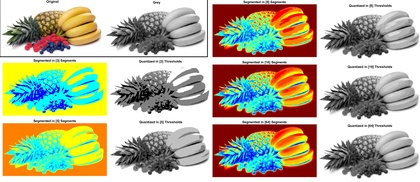
%> input picture Neural Gas Network (NGN) Image Segmentation.jpg, 420 x 182 px, shrunk from 2954 x 1278 before the run
$ octave --eval "result = faenhance(imread('Neural Gas Network (NGN) Image Segmentation.jpg'));"   (GNU Octave 9; MATLAB toolbox functions it lacks are replaced by stand-ins)
%> lines starting %> are read from the running program, lines starting %| are printed output that depends on the picture
### ClusterCost.m
function [z, out] = ClusterCost(m, X)
% Calculate Distance Matrix
d = pdist2(X, m);
% Assign Clusters and Find Closest Distances
[dmin, ind] = min(d, [], 2);
% Sum of Within-Cluster Distance
WCD = sum(dmin);
z=WCD;
out.d=d;
out.dmin=dmin;
out.ind=ind;
out.WCD=WCD;
end

### faenhance.m
%% Firefly Algorithm (FA) Image Contrast Enhancment by Clustering
function t=faenhance(X)
% clear;
% clc;
% close all;
% warning('off');
% Loading
img=X;
%> img is the input picture: size 182x420x3 uint8; mean R, G, B 177.1, 174.7, 150.1
img=im2double(img);
%> img: size 182x420x3 double
gray=rgb2gray(img);
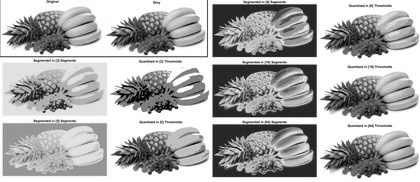
%> gray: size 182x420 double; min 0, max 1, mean 0.677
% Reshaping image to vector
X=gray(:);

%% Starting FA Clustering
k = 6;
CostFunction=@(m) ClusterCost(m, X);     % Cost Function
VarSize=[k size(X,2)];           % Decision Variables Matrix Size
%> VarSize = [6 1]
nVar=prod(VarSize);              % Number of Decision Variables
%> nVar = 6
VarMin= repmat(min(X),k,1);      % Lower Bound of Variables
%> VarMin = [0; 0; 0; 0; 0; 0]
VarMax= repmat(max(X),k,1);      % Upper Bound of Variables
%> VarMax = [1; 1; 1; 1; 1; 1]

% Firefly Algorithm Parameters
MaxIt = 5;         % Maximum Number of Iterations
nPop = 2;            % Number of Fireflies (Swarm Size)
gamma = 1;            % Light Absorption Coefficient
beta0 = 2;            % Attraction Coefficient Base Value
alpha = 0.2;          % Mutation Coefficient
alpha_damp = 0.98;    % Mutation Coefficient Damping Ratio
delta = 0.05*(VarMax-VarMin);     % Uniform Mutation Range
%> delta = [0.05; 0.05; 0.05; 0.05; 0.05; 0.05]
m = 2;
if isscalar(VarMin) && isscalar(VarMax)
dmax = (VarMax-VarMin)*sqrt(nVar);
else
dmax = norm(VarMax-VarMin);
%> dmax = 2.45
end

% Start
% Empty Firefly Structure
firefly.Position = [];
firefly.Cost = [];
firefly.Out = [];
% Initialize Population Array
pop = repmat(firefly, nPop, 1);
% Initialize Best Solution Ever Found
BestSol.Cost = inf;
% Create Initial Fireflies
for i = 1:nPop
pop(i).Position = unifrnd(VarMin, VarMax, VarSize);
[pop(i).Cost, pop(i).Out] = CostFunction(pop(i).Position);
if pop(i).Cost <= BestSol.Cost
BestSol = pop(i);
end
end
%> after the loop, pop = 2 items; Cost: 6483.6, 5195.8
% Array to Hold Best Cost Values
BestCost = zeros(MaxIt, 1);

%% Firefly Algorithm Main Loop
for it = 1:MaxIt
newpop = repmat(firefly, nPop, 1);
for i = 1:nPop
newpop(i).Cost = inf;
for j = 1:nPop
if pop(j).Cost < pop(i).Cost
rij = norm(pop(i).Position-pop(j).Position)/dmax;
beta = beta0.*exp(-gamma.*rij^m);
e = delta.*unifrnd(-1, +1, VarSize);
%e = delta*randn(VarSize);
newsol.Position = pop(i).Position ...
+ beta.*rand(VarSize).*(pop(j).Position-pop(i).Position) ...
+ alpha.*e;
newsol.Position = max(newsol.Position, VarMin);
newsol.Position = min(newsol.Position, VarMax);
[newsol.Cost newsol.Out] = CostFunction(newsol.Position);
if newsol.Cost <= newpop(i).Cost
newpop(i) = newsol;
if newpop(i).Cost <= BestSol.Cost
BestSol = newpop(i);
end
end
end
end
end
% Merge
pop = [pop
newpop];
% Sort
[~, SortOrder] = sort([pop.Cost]);
pop = pop(SortOrder);
% Truncate
pop = pop(1:nPop);
% Store Best Cost Ever Found
BestCost(it) = BestSol.Cost;
% disp(['Iteration ' num2str(it) ': Best Cost = ' num2str(BestCost(it))]);
% Damp Mutation Coefficient
alpha = alpha*alpha_damp;
end
%> this loop made 5 passes
%> SortOrder on passes 1 to 5: [3 2 1 4], [1 4 2 3], [1 4 2 3], [1 4 2 3], [4 1 2 3]
%> after the loop, BestCost = [4041.7; 4041.7; 4041.7; 4041.7; 4038.1]; BestSol = {Position [0.756 0.0104 0.462 0.694 0.999 0.537], Cost 4038.1}; alpha = 0.181; beta = 2; e = [0.0314; 0.00403; 0.0464; 0.0103; 0.00876; -0.0055]; newpop = 2 items; Cost: Inf, 4038.1; newsol has the same summary as BestSol; newsol.Cost = 4038.1; newsol.Out = {WCD 4038.1}; newsol.Position = [0.756; 0.0104; 0.462; 0.694; 0.999; 0.537]; pop = 2 items; Cost: 4038.1, 4041.7; rij = 0.00835
%% Itr
% [11 lines of commented-out code are left out]
Thresh=sort(BestSol.Position);
%> Thresh = [0.0104; 0.462; 0.537; 0.694; 0.756; 0.999]
Adj = imadjust(img,[Thresh(1) Thresh(2) Thresh(3); Thresh(4) Thresh(5) Thresh(6)]);
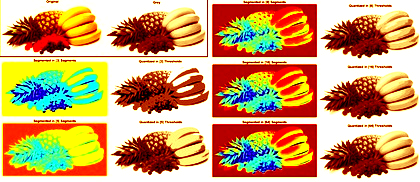
%> Adj: size 182x420x3 double; mean R, G, B 0.796, 0.628, 0.43
% [4 lines of commented-out code are left out]
t=Adj;
end

$ run again, on Veg.jpg
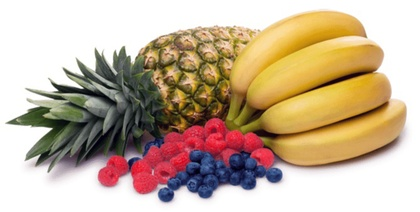
%> input picture Veg.jpg, 420 x 212 px, shrunk from 669 x 338 before the run
%> in faenhance, img is the input picture: size 212x420x3 uint8; mean R, G, B 197.7, 177.5, 154.1
%> img: size 212x420x3 double
%> in faenhance, `gray=rgb2gray(img);`:
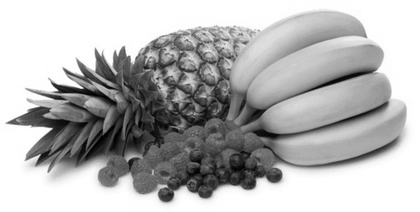
%> gray: size 212x420 double; min 0.00179, max 1, mean 0.709
%> VarMin = [0.00179; 0.00179; 0.00179; 0.00179; 0.00179; 0.00179]
%> VarMax = [1; 1; 1; 1; 1; 1]
%> delta = [0.0499; 0.0499; 0.0499; 0.0499; 0.0499; 0.0499]
%> dmax = 2.45
%> the loop in faenhance, `for i = 1:nPop` made 2 passes
%> BestSol on pass 1: {Position [0.845 0.758 0.422 0.26 0.512 0.406], Cost 8454}
%> after the loop in faenhance, `for i = 1:nPop`: pop = 2 items; Cost: 8454, 6393.4
%> the loop in faenhance, `for it = 1:MaxIt` made 5 passes
%> SortOrder on passes 1 to 5: [3 2 1 4], [1 4 2 3], [1 4 2 3], [1 4 2 3], [1 4 2 3]
%> after the loop in faenhance, `for it = 1:MaxIt`: BestCost = [3980.7; 3980.7; 3980.7; 3980.7; 3980.7]; BestSol = {Position [0.75 0.00838 0.456 0.691 1 0.541], Cost 3980.7}; alpha = 0.181; beta = 2; e = [0.0314; 0.00402; 0.0463; 0.0103; 0.00875; -0.00549]; newpop = 2 items; Cost: Inf, 4040.9; newsol = {Position [0.757 0.0122 0.463 0.695 0.999 0.538], Cost 4040.9}; newsol.Cost = 4040.9; newsol.Out = {WCD 4040.9}; newsol.Position = [0.757; 0.0122; 0.463; 0.695; 0.999; 0.538]; pop = 2 items; Cost: 3980.7, 4040.9; rij = 0.00835
%> Thresh = [0.00838; 0.456; 0.541; 0.691; 0.75; 1]
%> in faenhance, `Adj = imadjust(img,[Thresh(1) Thresh(2) Thresh(3); Thresh(4) Thresh(5)..`:
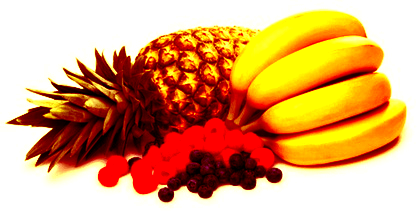
%> Adj: size 212x420x3 double; mean R, G, B 0.861, 0.64, 0.439

$ run again, on d.jpg
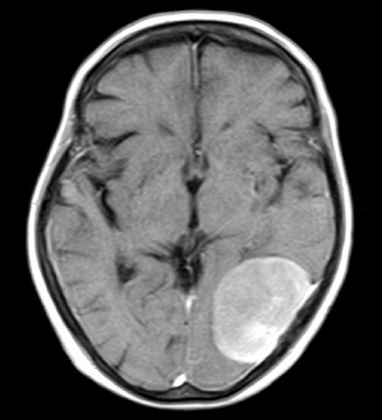
%> input picture d.jpg, 382 x 420 px, shrunk from 591 x 650 before the run
%> in faenhance, img is the input picture: size 420x382x3 uint8; min 0, max 255, mean 87.8
%> img: size 420x382x3 double
%> VarMin = [0; 0; 0; 0; 0; 0]
%> VarMax = [1; 1; 1; 1; 1; 1]
%> delta = [0.05; 0.05; 0.05; 0.05; 0.05; 0.05]
%> dmax = 2.45
%> after the loop in faenhance, `for i = 1:nPop`: pop = 2 items; Cost: 20867.1, 21779.4
%> after the loop in faenhance, `for it = 1:MaxIt`: BestCost = [16628.2; 13946.1; 11019.7; 10858.2; 10655.8]; BestSol = {Position [0.87 1 0.449 0.0304 0.243 0.415], Cost 10655.8}; alpha = 0.181; beta = 2; e = [0.0314; 0.00403; 0.0464; 0.0103; 0.00876; -0.0055]; newpop = 2 items; Cost: Inf, 10655.8; newsol has the same summary as BestSol; newsol.Cost = 10655.8; newsol.Out = {WCD 10655.8}; newsol.Position = [0.87; 1; 0.449; 0.0304; 0.243; 0.415]; pop = 2 items; Cost: 10655.8, 10858.2; rij = 0.00521
%> Thresh = [0.0304; 0.243; 0.415; 0.449; 0.87; 1]
%> in faenhance, `Adj = imadjust(img,[Thresh(1) Thresh(2) Thresh(3); Thresh(4) Thresh(5)..`:
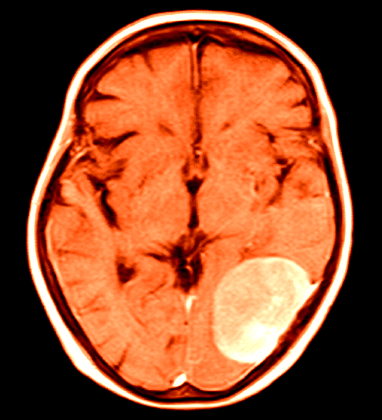
%> Adj: size 420x382x3 double; mean R, G, B 0.573, 0.301, 0.173

$ run again, on r.jpg
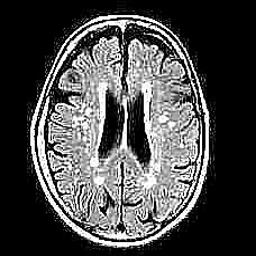
%> input picture r.jpg, 256 x 256 px
%> in faenhance, img is the input picture: size 256x256x3 uint8; min 0, max 255, mean 73.6
%> img: size 256x256x3 double
%> VarMin = [0; 0; 0; 0; 0; 0]
%> VarMax = [1; 1; 1; 1; 1; 1]
%> delta = [0.05; 0.05; 0.05; 0.05; 0.05; 0.05]
%> dmax = 2.45
%> after the loop in faenhance, `for i = 1:nPop`: pop = 2 items; Cost: 11250.7, 12509.2
%> the loop in faenhance, `for it = 1:MaxIt` made 5 passes
%> SortOrder on passes 1 to 5: [4 1 2 3], [4 1 2 3], [4 1 2 3], [4 1 2 3], [1 4 2 3]
%> after the loop in faenhance, `for it = 1:MaxIt`: BestCost = [6884.6; 4678.8; 3203.4; 3033.2; 3033.2]; BestSol = {Position [0.865 1 0.441 0.0261 0.236 0.414], Cost 3033.2}; alpha = 0.181; beta = 2; e = [0.0314; 0.00403; 0.0464; 0.0103; 0.00876; -0.0055]; newpop = 2 items; Cost: Inf, 3132.3; newsol = {Position [0.87 1 0.449 0.0304 0.243 0.415], Cost 3132.3}; newsol.Cost = 3132.3; newsol.Out = {WCD 3132.3}; newsol.Position = [0.87; 1; 0.449; 0.0304; 0.243; 0.415]; pop = 2 items; Cost: 3033.2, 3132.3; rij = 0.00521
%> Thresh = [0.0261; 0.236; 0.414; 0.441; 0.865; 1]
%> in faenhance, `Adj = imadjust(img,[Thresh(1) Thresh(2) Thresh(3); Thresh(4) Thresh(5)..`:
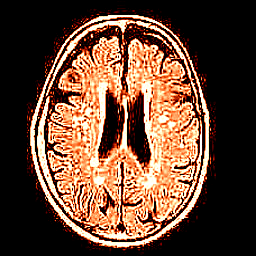
%> Adj: size 256x256x3 double; mean R, G, B 0.397, 0.276, 0.204
